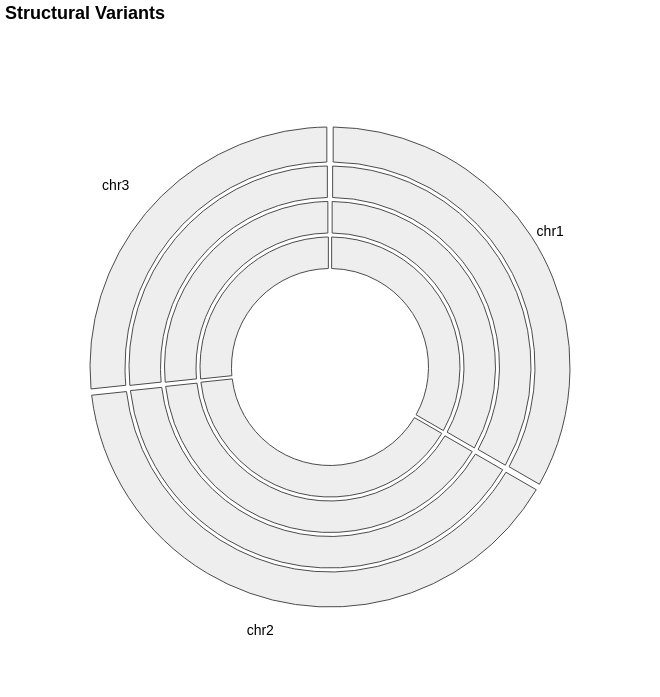

Notebook code cell kept with this figure:
### Code cell
circos_grid(chr_lengths, rings = 4)

### Figure 1 — Vega-Lite specification as saved in the notebook (floating-point values rounded to 4 significant figures)
{"width": 650, "height": 650, "config": {"title": {"anchor": "start", "dy": -15, "fontSize": 18}, "arc": {"fill": "#0072B2"}, "axis": {"domainColor": "#000000cc", "domainWidth": 0.5, "gridWidth": 0.2, "grid": false, "titleFontWeight": 400, "titleFontSize": 15, "labelFontSize": 11, "labelColor": "#000000cc", "tickColor": "#000000cc", "tickWidth": 0.2, "titleColor": "#000000cc"}, "axisBand": {"grid": false}, "axisX": {"grid": true, "tickSize": 10}, "axisY": {"domain": false, "grid": true, "tickSize": 0}, "background": "white", "legend": {"labelFont": "sans-serif", "labelFontSize": 12, "symbolSize": 100, "symbolType": "square", "titleFontSize": 12, "titlePadding": 10, "title": ""}, "range": {"category": ["#E69F00", "#56B4E9", "#009E73", "#F0E442", "#0072B2", "#D55E00", "#CC79A7", "#000000"], "diverging": ["#cfe8f3", "#a2d4ec", "#73bfe2", "#46abdb", "#1696d2", "#12719e"]}, "area": {"fill": "#0072B2", "fillOpacity": 0.7, "line": true}, "line": {"color": "#0072B2", "stroke": "#0072B2", "strokewidth": 5}, "trail": {"color": "#0072B2", "stroke": "#0072B2", "strokeWidth": 0, "size": 1}, "path": {"stroke": "#0072B2", "strokeWidth": 0.5}, "point": {"filled": true}, "text": {"color": "#0072B2", "fontSize": 11, "align": "right", "fontWeight": 400, "size": 11}, "bar": {"fill": "#0072B2", "stroke": false}, "view": {"stroke": "none", "continuousWidth": 660, "continuousHeight": 400}}, "layer": [{"mark": {"type": "arc", "color": "#eeeeee", "fillOpacity": 1, "filled": true, "innerRadius": 205, "outerRadius": 240, "padAngle": 0.02, "stroke": "#4c4c4c", "strokeJoin": "round", "strokeWidth": 1}, "encoding": {"theta": {"field": "theta_start", "scale": {"domain": [0, 6.283]}, "type": "quantitative"}, "theta2": {"field": "theta_end"}}}, {"mark": {"type": "arc", "color": "#eeeeee", "fillOpacity": 1, "filled": true, "innerRadius": 169.5, "outerRadius": 201, "padAngle": 0.02, "stroke": "#4c4c4c", "strokeJoin": "round", "strokeWidth": 1}, "encoding": {"theta": {"field": "theta_start", "scale": {"domain": [0, 6.283]}, "type": "quantitative"}, "theta2": {"field": "theta_end"}}}, {"mark": {"type": "arc", "color": "#eeeeee", "fillOpacity": 1, "filled": true, "innerRadius": 134.0, "outerRadius": 165.5, "padAngle": 0.02, "stroke": "#4c4c4c", "strokeJoin": "round", "strokeWidth": 1}, "encoding": {"theta": {"field": "theta_start", "scale": {"domain": [0, 6.283]}, "type": "quantitative"}, "theta2": {"field": "theta_end"}}}, {"mark": {"type": "arc", "color": "#eeeeee", "fillOpacity": 1, "filled": true, "innerRadius": 98.5, "outerRadius": 130.0, "padAngle": 0.02, "stroke": "#4c4c4c", "strokeJoin": "round", "strokeWidth": 1}, "encoding": {"theta": {"field": "theta_start", "scale": {"domain": [0, 6.283]}, "type": "quantitative"}, "theta2": {"field": "theta_end"}}}, {"mark": {"type": "text", "fill": "black", "radius": 270, "size": 14}, "encoding": {"text": {"field": "chromosome", "type": "nominal"}, "theta": {"field": "theta_mid", "type": "quantitative"}}, "title": "Structural Variants", "transform": [{"calculate": "(datum.theta_start + datum.theta_end) / 2", "as": "theta_mid"}]}], "data": {"name": "data-91403b4231b13ba282f8e59cfd368dfc"}, "$schema": "https://vega.github.io/schema/vega-lite/v6.1.0.json", "datasets": {"data-91403b4231b13ba282f8e59cfd368dfc": [{"chromosome": "chr1", "length": 10000000, "cum_start": 0, "cum_end": 10000000, "theta_start": 0.0, "theta_end": 2.094}, {"chromosome": "chr2", "length": 12000000, "cum_start": 10000000, "cum_end": 22000000, "theta_start": 2.094, "theta_end": 4.608}, {"chromosome": "chr3", "length": 8000000, "cum_start": 22000000, "cum_end": 30000000, "theta_start": 4.608, "theta_end": 6.283}]}}
